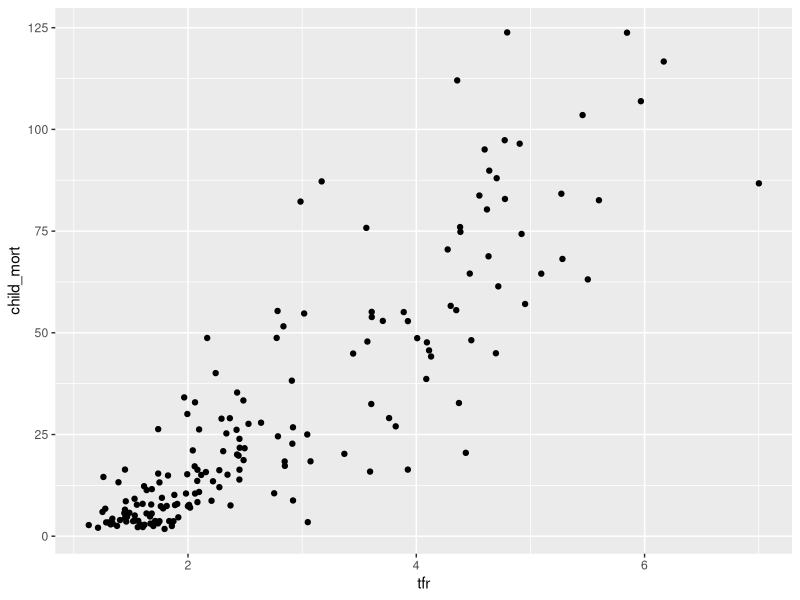
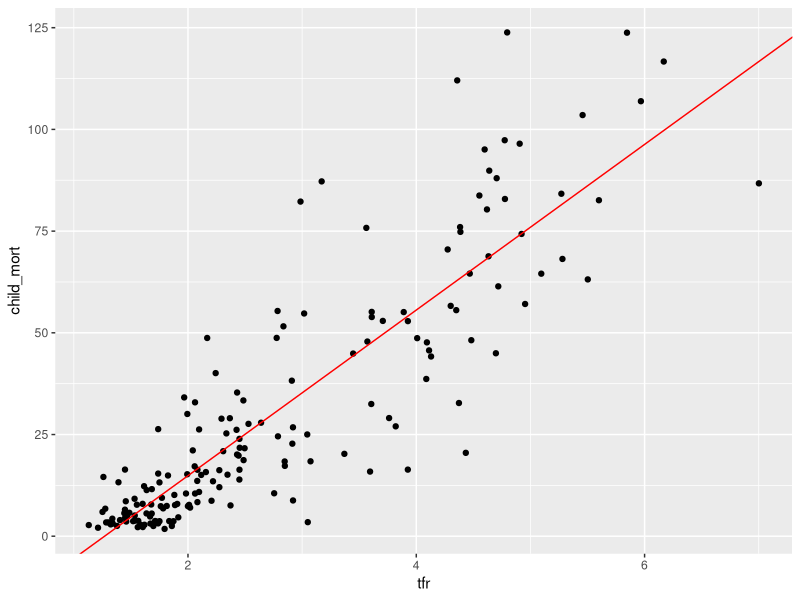

The R script that drew these images, in order:
## ---- chunk 1
knitr::opts_chunk$set(echo = TRUE, warning = FALSE, message = FALSE)
## ---- chunk 2
library(tidyverse)
library(here)
country_ind <- read_csv(here("data/country_indicators.csv"))

# NOTE if you are having trouble with the 'here' package
# don't use it and just type in the whole file path. 

## ---- chunk 3
country_ind_2017 <- country_ind %>% filter(year==2017)
## ---- chunk 4
ggplot(country_ind_2017, aes(tfr, child_mort)) + 
  geom_point()
## ---- chunk 5
childmort_tfr_model <- lm(formula = child_mort~tfr, data = country_ind_2017)
## ---- chunk 6
summary(childmort_tfr_model)
## ---- chunk 7
coef(childmort_tfr_model)
## ---- chunk 8
beta_0 <- coef(childmort_tfr_model)[1] # the [1] means get the first item
beta_1 <- coef(childmort_tfr_model)[2] 
## ---- chunk 9
summary(childmort_tfr_model)[["r.squared"]]
## ---- chunk 10
ggplot(country_ind_2017, aes(tfr, child_mort)) + 
  geom_point() + 
  geom_abline(intercept = beta_0, slope = beta_1, color = "red")
## ---- chunk 11
lego <- read_csv(here("data/lego_towers.csv"))
